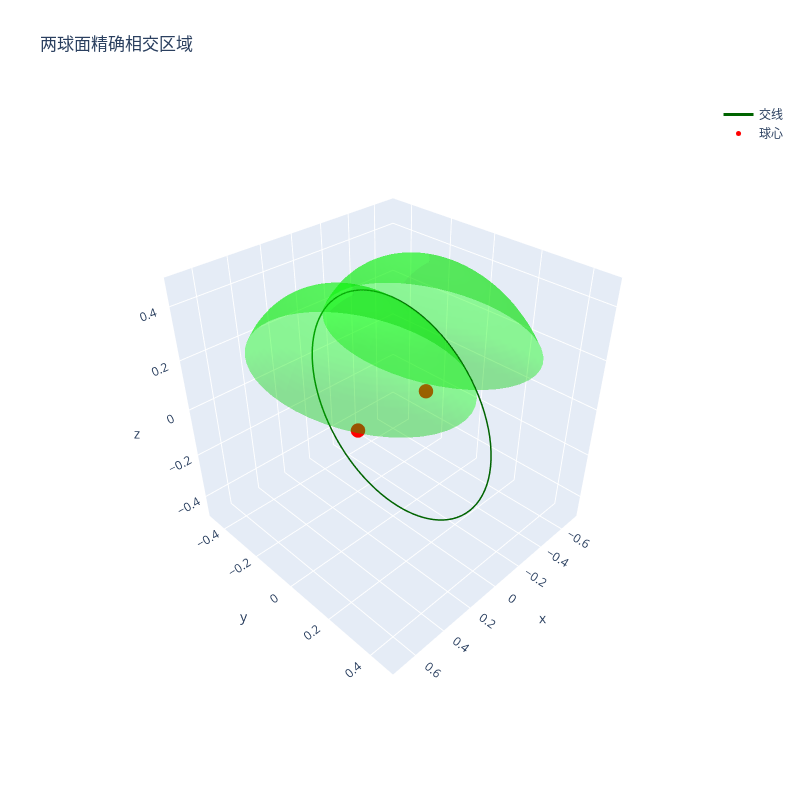

Notebook code cell kept with this figure:
### Code cell
import plotly.graph_objects as go
import numpy as np

# 参数设置
R = 0.5  # 球体半径
d = 0.5  # 两球心之间的距离
transparency = 0.4  # 透明度

def get_intersection_surface(n_theta=50, n_phi=25):
    """计算相交区域的表面点"""
    # 计算相交圆参数
    r = np.sqrt(R**2 - (d/2)**2)  # 相交圆半径
    
    # 生成参数网格
    theta = np.linspace(0, 2*np.pi, n_theta)
    phi = np.linspace(0, np.arccos(d/(2*R)), n_phi)  # 从0到相交角度
    THETA, PHI = np.meshgrid(theta, phi)
    
    # 第一个球面的参数方程(球心在(-d/2,0,0))
    X1 = -d/2 + R * np.sin(PHI) * np.cos(THETA)
    Y1 = R * np.sin(PHI) * np.sin(THETA)
    Z1 = R * np.cos(PHI)
    
    # 第二个球面的参数方程(球心在(d/2,0,0))
    X2 = d/2 + R * np.sin(PHI) * np.cos(THETA)
    Y2 = R * np.sin(PHI) * np.sin(THETA)
    Z2 = R * np.cos(PHI)
    
    return X1, Y1, Z1, X2, Y2, Z2

# 生成相交表面的点
X1, Y1, Z1, X2, Y2, Z2 = get_intersection_surface()

# 创建图形
fig = go.Figure()

# 添加第一个球面片
fig.add_trace(
    go.Surface(
        x=X1,
        y=Y1,
        z=Z1,
        colorscale=[[0, "lime"], [1, "lime"]],
        opacity=transparency,
        showscale=False,
    )
)

# 添加第二个球面片
fig.add_trace(
    go.Surface(
        x=X2,
        y=Y2,
        z=Z2,
        colorscale=[[0, "lime"], [1, "lime"]],
        opacity=transparency,
        showscale=False,
    )
)

# 添加交线圆
t = np.linspace(0, 2*np.pi, 100)
r_intersection = np.sqrt(R**2 - (d/2)**2)
x_intersection = np.zeros_like(t)
y_intersection = r_intersection * np.cos(t)
z_intersection = r_intersection * np.sin(t)

fig.add_trace(
    go.Scatter3d(
        x=x_intersection,
        y=y_intersection,
        z=z_intersection,
        mode="lines",
        line=dict(color="darkgreen", width=3),
        name="交线",
    )
)

# 添加球心
fig.add_trace(
    go.Scatter3d(
        x=[-d/2, d/2],
        y=[0, 0],
        z=[0, 0],
        mode="markers",
        marker=dict(size=5, color="red"),
        name="球心",
    )
)

# 设置布局
fig.update_layout(
    scene=dict(
        xaxis=dict(range=[-R-d/2, R+d/2]),
        yaxis=dict(range=[-R, R]),
        zaxis=dict(range=[-R, R]),
        aspectmode="cube",  # 确保显示为正球形
        camera=dict(eye=dict(x=1.5, y=1.5, z=1.5)),
    ),
    width=800,
    height=800,  # 保持长宽相等
    title="两球面精确相交区域",
)

fig.show()

### Figure 1 — Plotly figure (JSON) as saved in the notebook; plotly's stock layout.template omitted (floating-point values rounded to 4 significant figures; data arrays with more than 128 entries replaced by an {"elided": "..."} marker saying what was removed)
{"data": [{"colorscale": [[0, "lime"], [1, "lime"]], "opacity": 0.4, "showscale": false, "type": "surface", "x": {"elided": "25x50 float values"}, "y": {"elided": "25x50 float values"}, "z": {"elided": "25x50 float values"}}, {"colorscale": [[0, "lime"], [1, "lime"]], "opacity": 0.4, "showscale": false, "type": "surface", "x": {"elided": "25x50 float values"}, "y": {"elided": "25x50 float values"}, "z": {"elided": "25x50 float values"}}, {"line": {"color": "darkgreen", "width": 3}, "mode": "lines", "name": "交线", "type": "scatter3d", "x": [0.0, 0.0, 0.0, 0.0, 0.0, 0.0, 0.0, 0.0, 0.0, 0.0, 0.0, 0.0, 0.0, 0.0, 0.0, 0.0, 0.0, 0.0, 0.0, 0.0, 0.0, 0.0, 0.0, 0.0, 0.0, 0.0, 0.0, 0.0, 0.0, 0.0, 0.0, 0.0, 0.0, 0.0, 0.0, 0.0, 0.0, 0.0, 0.0, 0.0, 0.0, 0.0, 0.0, 0.0, 0.0, 0.0, 0.0, 0.0, 0.0, 0.0, 0.0, 0.0, 0.0, 0.0, 0.0, 0.0, 0.0, 0.0, 0.0, 0.0, 0.0, 0.0, 0.0, 0.0, 0.0, 0.0, 0.0, 0.0, 0.0, 0.0, 0.0, 0.0, 0.0, 0.0, 0.0, 0.0, 0.0, 0.0, 0.0, 0.0, 0.0, 0.0, 0.0, 0.0, 0.0, 0.0, 0.0, 0.0, 0.0, 0.0, 0.0, 0.0, 0.0, 0.0, 0.0, 0.0, 0.0, 0.0, 0.0, 0.0], "y": [0.433, 0.4321, 0.4295, 0.4252, 0.4191, 0.4114, 0.402, 0.391, 0.3784, 0.3643, 0.3487, 0.3317, 0.3134, 0.2938, 0.273, 0.2512, 0.2283, 0.2045, 0.1799, 0.1545, 0.1286, 0.1021, 0.07519, 0.04799, 0.0206, -0.00687, -0.03432, -0.06162, -0.08868, -0.1154, -0.1416, -0.1673, -0.1923, -0.2165, -0.2399, -0.2622, -0.2836, -0.3037, -0.3227, -0.3404, -0.3567, -0.3715, -0.3849, -0.3967, -0.4069, -0.4155, -0.4224, -0.4276, -0.4311, -0.4328, -0.4328, -0.4311, -0.4276, -0.4224, -0.4155, -0.4069, -0.3967, -0.3849, -0.3715, -0.3567, -0.3404, -0.3227, -0.3037, -0.2836, -0.2622, -0.2399, -0.2165, -0.1923, -0.1673, -0.1416, -0.1154, -0.08868, -0.06162, -0.03432, -0.00687, 0.0206, 0.04799, 0.07519, 0.1021, 0.1286, 0.1545, 0.1799, 0.2045, 0.2283, 0.2512, 0.273, 0.2938, 0.3134, 0.3317, 0.3487, 0.3643, 0.3784, 0.391, 0.402, 0.4114, 0.4191, 0.4252, 0.4295, 0.4321, 0.433], "z": [0.0, 0.02746, 0.05482, 0.08195, 0.1088, 0.1351, 0.1609, 0.1861, 0.2105, 0.2341, 0.2567, 0.2783, 0.2988, 0.3181, 0.3361, 0.3527, 0.3679, 0.3817, 0.3939, 0.4045, 0.4135, 0.4208, 0.4264, 0.4303, 0.4325, 0.433, 0.4317, 0.4286, 0.4238, 0.4174, 0.4092, 0.3994, 0.388, 0.375, 0.3605, 0.3446, 0.3272, 0.3086, 0.2887, 0.2677, 0.2455, 0.2224, 0.1984, 0.1736, 0.1481, 0.122, 0.0954, 0.06842, 0.04116, 0.01374, -0.01374, -0.04116, -0.06842, -0.0954, -0.122, -0.1481, -0.1736, -0.1984, -0.2224, -0.2455, -0.2677, -0.2887, -0.3086, -0.3272, -0.3446, -0.3605, -0.375, -0.388, -0.3994, -0.4092, -0.4174, -0.4238, -0.4286, -0.4317, -0.433, -0.4325, -0.4303, -0.4264, -0.4208, -0.4135, -0.4045, -0.3939, -0.3817, -0.3679, -0.3527, -0.3361, -0.3181, -0.2988, -0.2783, -0.2567, -0.2341, -0.2105, -0.1861, -0.1609, -0.1351, -0.1088, -0.08195, -0.05482, -0.02746, -1.061e-16]}, {"marker": {"color": "red", "size": 5}, "mode": "markers", "name": "球心", "type": "scatter3d", "x": [-0.25, 0.25], "y": [0, 0], "z": [0, 0]}], "layout": {"height": 800, "scene": {"aspectmode": "cube", "camera": {"eye": {"x": 1.5, "y": 1.5, "z": 1.5}}, "xaxis": {"range": [-0.75, 0.75]}, "yaxis": {"range": [-0.5, 0.5]}, "zaxis": {"range": [-0.5, 0.5]}}, "title": {"text": "两球面精确相交区域"}, "width": 800}}
